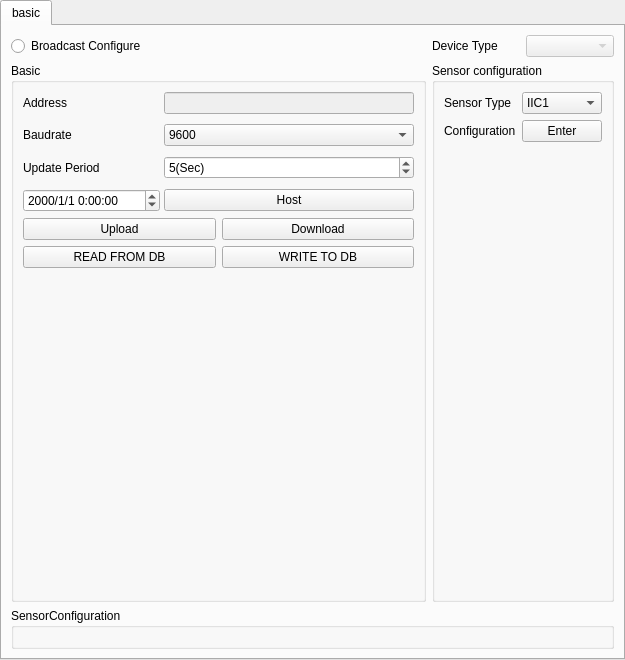
<?xml version="1.0" encoding="UTF-8"?>
<ui version="4.0">
 <class>TouchPaneltabwidget</class>
 <widget class="QTabWidget" name="TouchPaneltabwidget">
  <property name="geometry">
   <rect>
    <x>0</x>
    <y>0</y>
    <width>625</width>
    <height>660</height>
   </rect>
  </property>
  <property name="sizePolicy">
   <sizepolicy hsizetype="Preferred" vsizetype="Preferred">
    <horstretch>0</horstretch>
    <verstretch>0</verstretch>
   </sizepolicy>
  </property>
  <property name="windowTitle">
   <string>TabWidget</string>
  </property>
  <property name="currentIndex">
   <number>0</number>
  </property>
  <property name="usesScrollButtons">
   <bool>true</bool>
  </property>
  <widget class="QWidget" name="touchpaneltabwidget">
   <property name="sizePolicy">
    <sizepolicy hsizetype="Expanding" vsizetype="Expanding">
     <horstretch>0</horstretch>
     <verstretch>0</verstretch>
    </sizepolicy>
   </property>
   <attribute name="title">
    <string>basic</string>
   </attribute>
   <layout class="QVBoxLayout" name="verticalLayout_2">
    <item>
     <layout class="QGridLayout" name="gridLayout_4">
      <item row="1" column="1">
       <widget class="QGroupBox" name="statusGroup">
        <property name="sizePolicy">
         <sizepolicy hsizetype="Preferred" vsizetype="Preferred">
          <horstretch>0</horstretch>
          <verstretch>0</verstretch>
         </sizepolicy>
        </property>
        <property name="title">
         <string>Sensor configuration</string>
        </property>
        <layout class="QGridLayout" name="gridLayout">
         <item row="7" column="0">
          <layout class="QGridLayout" name="gridLayout_2">
           <item row="0" column="0">
            <widget class="QLabel" name="label_4">
             <property name="text">
              <string>Sensor Type</string>
             </property>
            </widget>
           </item>
           <item row="2" column="0">
            <widget class="QLabel" name="label_7">
             <property name="text">
              <string>Configuration</string>
             </property>
            </widget>
           </item>
           <item row="0" column="1">
            <widget class="QComboBox" name="SensorCombo">
             <property name="enabled">
              <bool>true</bool>
             </property>
             <property name="layoutDirection">
              <enum>Qt::LeftToRight</enum>
             </property>
             <item>
              <property name="text">
               <string>IIC1</string>
              </property>
             </item>
             <item>
              <property name="text">
               <string>IIC2</string>
              </property>
             </item>
             <item>
              <property name="text">
               <string>ADC</string>
              </property>
             </item>
             <item>
              <property name="text">
               <string>SPI</string>
              </property>
             </item>
             <item>
              <property name="text">
               <string>DI</string>
              </property>
             </item>
             <item>
              <property name="text">
               <string>RS485</string>
              </property>
             </item>
            </widget>
           </item>
           <item row="2" column="1">
            <widget class="QPushButton" name="SensorEnter">
             <property name="text">
              <string>Enter</string>
             </property>
            </widget>
           </item>
          </layout>
         </item>
         <item row="8" column="0">
          <spacer name="verticalSpacer">
           <property name="orientation">
            <enum>Qt::Vertical</enum>
           </property>
           <property name="sizeHint" stdset="0">
            <size>
             <width>20</width>
             <height>40</height>
            </size>
           </property>
          </spacer>
         </item>
        </layout>
       </widget>
      </item>
      <item row="0" column="0">
       <widget class="QRadioButton" name="basicRadioButton">
        <property name="text">
         <string>Broadcast Configure</string>
        </property>
       </widget>
      </item>
      <item row="0" column="1">
       <layout class="QHBoxLayout" name="horizontalLayout_2">
        <item>
         <widget class="QLabel" name="label_2">
          <property name="text">
           <string>Device Type</string>
          </property>
         </widget>
        </item>
        <item>
         <widget class="QComboBox" name="typeCombo">
          <property name="enabled">
           <bool>false</bool>
          </property>
          <property name="sizePolicy">
           <sizepolicy hsizetype="Preferred" vsizetype="Preferred">
            <horstretch>0</horstretch>
            <verstretch>0</verstretch>
           </sizepolicy>
          </property>
         </widget>
        </item>
       </layout>
      </item>
      <item row="1" column="0">
       <widget class="QGroupBox" name="basicGroup">
        <property name="sizePolicy">
         <sizepolicy hsizetype="Minimum" vsizetype="Preferred">
          <horstretch>0</horstretch>
          <verstretch>0</verstretch>
         </sizepolicy>
        </property>
        <property name="minimumSize">
         <size>
          <width>100</width>
          <height>0</height>
         </size>
        </property>
        <property name="title">
         <string>Basic</string>
        </property>
        <layout class="QVBoxLayout" name="verticalLayout">
         <item>
          <layout class="QGridLayout" name="gridLayout_5">
           <property name="horizontalSpacing">
            <number>4</number>
           </property>
           <property name="verticalSpacing">
            <number>10</number>
           </property>
           <item row="1" column="0">
            <widget class="QLabel" name="label_3">
             <property name="text">
              <string>Baudrate</string>
             </property>
            </widget>
           </item>
           <item row="2" column="0">
            <widget class="QLabel" name="label_6">
             <property name="text">
              <string>Update Period</string>
             </property>
            </widget>
           </item>
           <item row="3" column="0">
            <widget class="QDateTimeEdit" name="dateTimeEdit">
             <property name="displayFormat">
              <string>yyyy/M/d H:mm:ss</string>
             </property>
            </widget>
           </item>
           <item row="0" column="1">
            <widget class="QLineEdit" name="addressEdit">
             <property name="enabled">
              <bool>false</bool>
             </property>
            </widget>
           </item>
           <item row="1" column="1">
            <widget class="QComboBox" name="baudCombo">
             <property name="sizePolicy">
              <sizepolicy hsizetype="Preferred" vsizetype="Preferred">
               <horstretch>0</horstretch>
               <verstretch>0</verstretch>
              </sizepolicy>
             </property>
             <item>
              <property name="text">
               <string>9600</string>
              </property>
             </item>
             <item>
              <property name="text">
               <string>2400</string>
              </property>
             </item>
            </widget>
           </item>
           <item row="2" column="1">
            <widget class="QSpinBox" name="periodSpin">
             <property name="suffix">
              <string>(Sec)</string>
             </property>
             <property name="minimum">
              <number>1</number>
             </property>
             <property name="maximum">
              <number>100</number>
             </property>
             <property name="singleStep">
              <number>1</number>
             </property>
             <property name="value">
              <number>5</number>
             </property>
            </widget>
           </item>
           <item row="0" column="0">
            <widget class="QLabel" name="label">
             <property name="text">
              <string>Address</string>
             </property>
            </widget>
           </item>
           <item row="3" column="1">
            <widget class="QPushButton" name="hostDatetimeBtn">
             <property name="sizePolicy">
              <sizepolicy hsizetype="Minimum" vsizetype="Fixed">
               <horstretch>0</horstretch>
               <verstretch>0</verstretch>
              </sizepolicy>
             </property>
             <property name="text">
              <string>Host</string>
             </property>
            </widget>
           </item>
          </layout>
         </item>
         <item>
          <layout class="QGridLayout" name="gridLayout_6">
           <item row="0" column="0">
            <widget class="QPushButton" name="basicUploadBtn">
             <property name="text">
              <string>Upload</string>
             </property>
            </widget>
           </item>
           <item row="1" column="1">
            <widget class="QPushButton" name="basicSaveToDbBtn">
             <property name="text">
              <string>WRITE TO DB</string>
             </property>
            </widget>
           </item>
           <item row="0" column="1">
            <widget class="QPushButton" name="basicDownloadBtn">
             <property name="text">
              <string>Download</string>
             </property>
            </widget>
           </item>
           <item row="1" column="0">
            <widget class="QPushButton" name="basicGetFromDbBtn">
             <property name="text">
              <string>READ FROM DB</string>
             </property>
            </widget>
           </item>
          </layout>
         </item>
         <item>
          <spacer name="verticalSpacer_2">
           <property name="orientation">
            <enum>Qt::Vertical</enum>
           </property>
           <property name="sizeHint" stdset="0">
            <size>
             <width>20</width>
             <height>40</height>
            </size>
           </property>
          </spacer>
         </item>
        </layout>
       </widget>
      </item>
     </layout>
    </item>
    <item>
     <widget class="QGroupBox" name="sensorwidget">
      <property name="title">
       <string>SensorConfiguration</string>
      </property>
      <layout class="QHBoxLayout" name="horizontalLayout">
       <item>
        <layout class="QGridLayout" name="SensorgridLayout">
         <property name="verticalSpacing">
          <number>5000</number>
         </property>
        </layout>
       </item>
      </layout>
     </widget>
    </item>
   </layout>
  </widget>
 </widget>
 <resources/>
 <connections/>
</ui>
